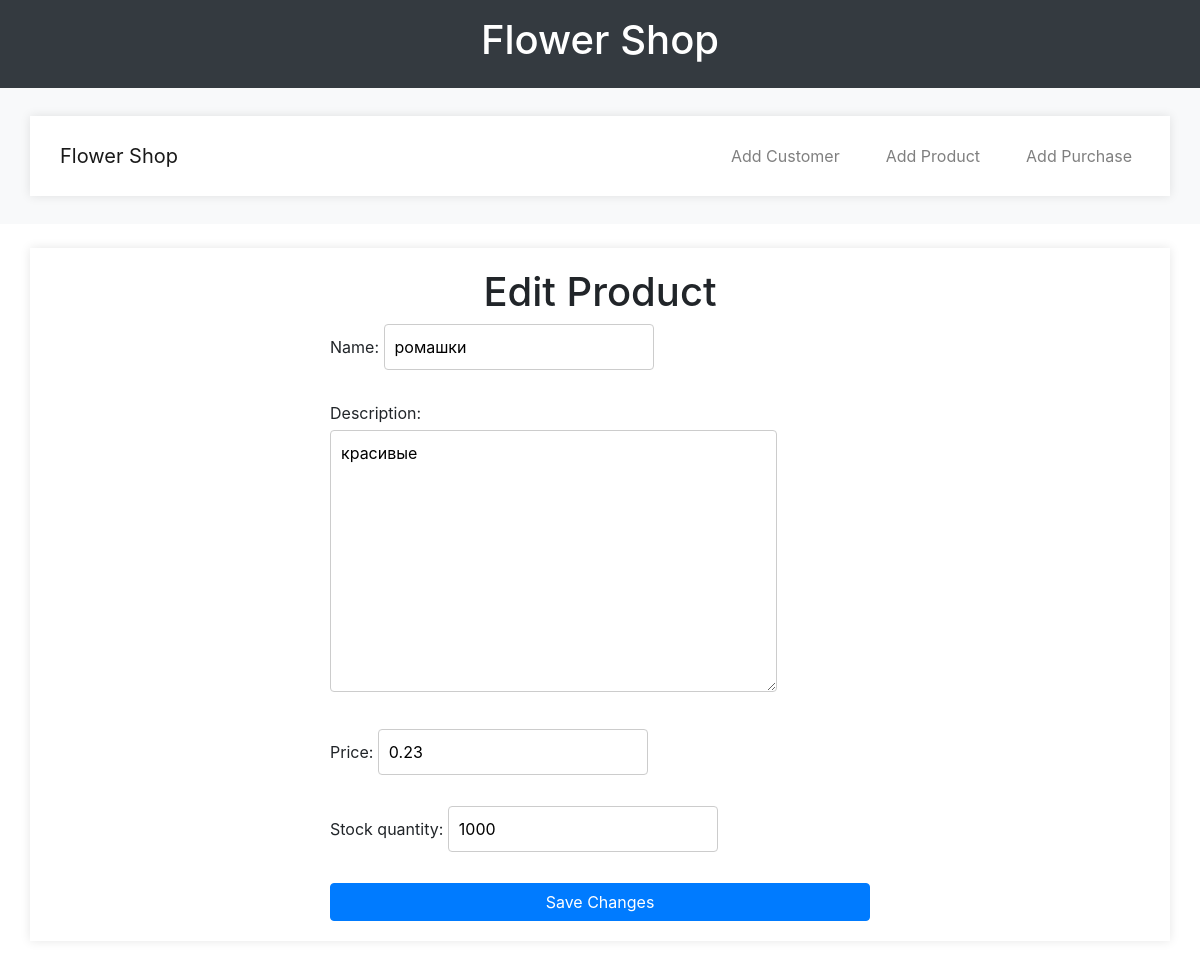
The app's page /edit_product/1/ with its own data.
### store/models.py (models this page shows, shortened)
class Product(models.Model):
    name = models.CharField(max_length=100)
    description = models.TextField()
    price = models.DecimalField(max_digits=10, decimal_places=2)
    stock_quantity = models.IntegerField()

### store/views.py (the view)
# urls.py: path('edit_product/<int:pk>/', views.edit_product, name='edit_product'),
def edit_product(request, pk):
    product = get_object_or_404(Product, id=pk)
    if request.method == 'POST':
        form = ProductForm(request.POST, instance=product)
        if form.is_valid():
            form.save()
            return redirect('product_list')
    else:
        form = ProductForm(instance=product)
    return render(request, 'store/edit_product.html', {'form': form})

### store/forms.py
class ProductForm(forms.ModelForm):
    class Meta:
        model = Product
        fields = ['name', 'description', 'price', 'stock_quantity']

### store/templates/store/edit_product.html (shortened to what this page needs)
<!DOCTYPE html>
{% load static %}
<html lang="en">
<head>
    <link rel="stylesheet" href="{% static 'css/styles.css' %}">
    <link href="https://stackpath.bootstrapcdn.com/bootstrap/4.5.2/css/bootstrap.min.css" rel="stylesheet">
</head>
<body>
    <header class="bg-dark text-white text-center py-3">
        <h1>Flower Shop</h1>
    </header>
    <nav class="navbar navbar-expand-lg navbar-light bg-light mb-4">
        <div class="container">
            <a class="navbar-brand" href="{% url 'home' %}">Flower Shop</a>
            <div class="collapse navbar-collapse" id="navbarNav">
                <ul class="navbar-nav ml-auto">
                    <li class="nav-item">
                        <a class="nav-link" href="{% url 'add_customer' %}">Add Customer</a>
                    </li>
                    <li class="nav-item">
                        <a class="nav-link" href="{% url 'add_product' %}">Add Product</a>
                    </li>
                    <li class="nav-item">
                        <a class="nav-link" href="{% url 'add_purchase' %}">Add Purchase</a>
                    </li>
                </ul>
            </div>
        </div>
    </nav>
    <div class="container">
        <div class="row">
            <div class="col-md-6 offset-md-3">
                <h1>Edit Product</h1>
                <form method="post">
                    <div class="form-group">
                        {{ form.name.label_tag }}
                        {{ form.name }}
                    </div>
                    <div class="form-group">
                        {{ form.description.label_tag }}
                        {{ form.description }}
                    </div>
                    <div class="form-group">
                        {{ form.price.label_tag }}
                        {{ form.price }}
                    </div>
                    <div class="form-group">
                        {{ form.stock_quantity.label_tag }}
                        {{ form.stock_quantity }}
                    </div>
                    <button type="submit" class="btn btn-primary">Save Changes</button>
                </form>
            </div>
        </div>
    </div>
</body>
</html>

### static/css/styles.css (style rules this page uses)
body { font-family: Arial, sans-serif; margin: 0; padding: 0; background-color: #f4f4f4; }
header { background-color: #333; color: white; padding: 10px 0; text-align: center; }
nav { display: flex; justify-content: center; background-color: #444; padding: 10px 0; }
nav a { color: white; margin: 0 15px; text-decoration: none; }
.container { max-width: 800px; margin: 20px auto; padding: 20px; background-color: white; box-shadow: 0 0 10px rgba(0, 0, 0, 0.1); }
h1 { text-align: center; }
form { display: flex; flex-direction: column; }
form label { margin-bottom: 5px; }
form input, form select, form textarea { padding: 10px; margin-bottom: 15px; border: 1px solid #ccc; border-radius: 4px; }
form button { padding: 10px; background-color: #007BFF; color: white; border: none; border-radius: 4px; cursor: pointer; }

### records on screen
Product: name "ромашки", description "красивые", price "0.23", stock_quantity "1000"
